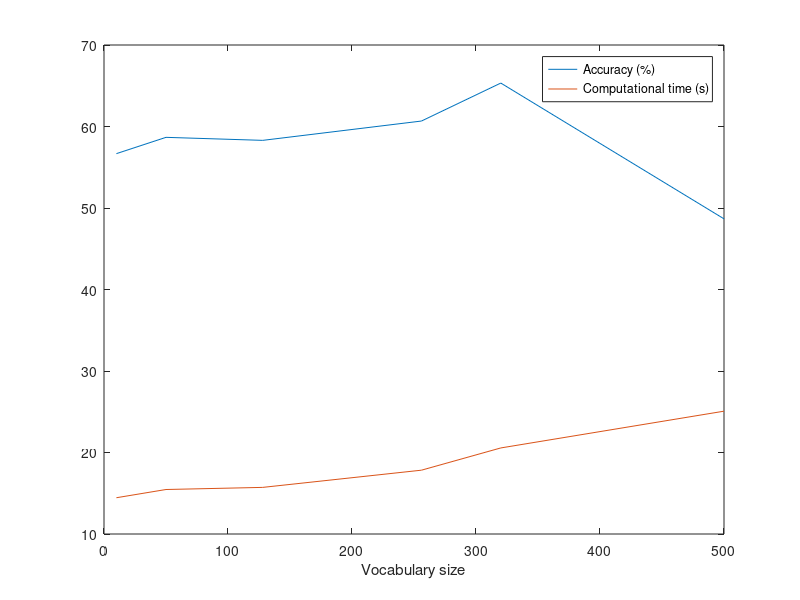

This figure's MATLAB source:
clear all
close all
clc

Vocabulary = [10, 50, 128, 256, 320, 500];
% Accuracy = [58, 58.67, 55.33, 64.67, 63.33, 58.67];
% time = [25.6, 27.92, 29.26, 38.83, 39.56, 49.07];
Accuracy = [56.67, 58.67, 58.3, 60.67, 65.33, 48.67];
time = [14.45, 15.46, 15.72, 17.83, 20.56, 25.07];

figure()
plot(Vocabulary,Accuracy);
hold on
plot(Vocabulary,time);
xlabel('Vocabulary size')
legend('Accuracy (%)', 'Computational time (s)')